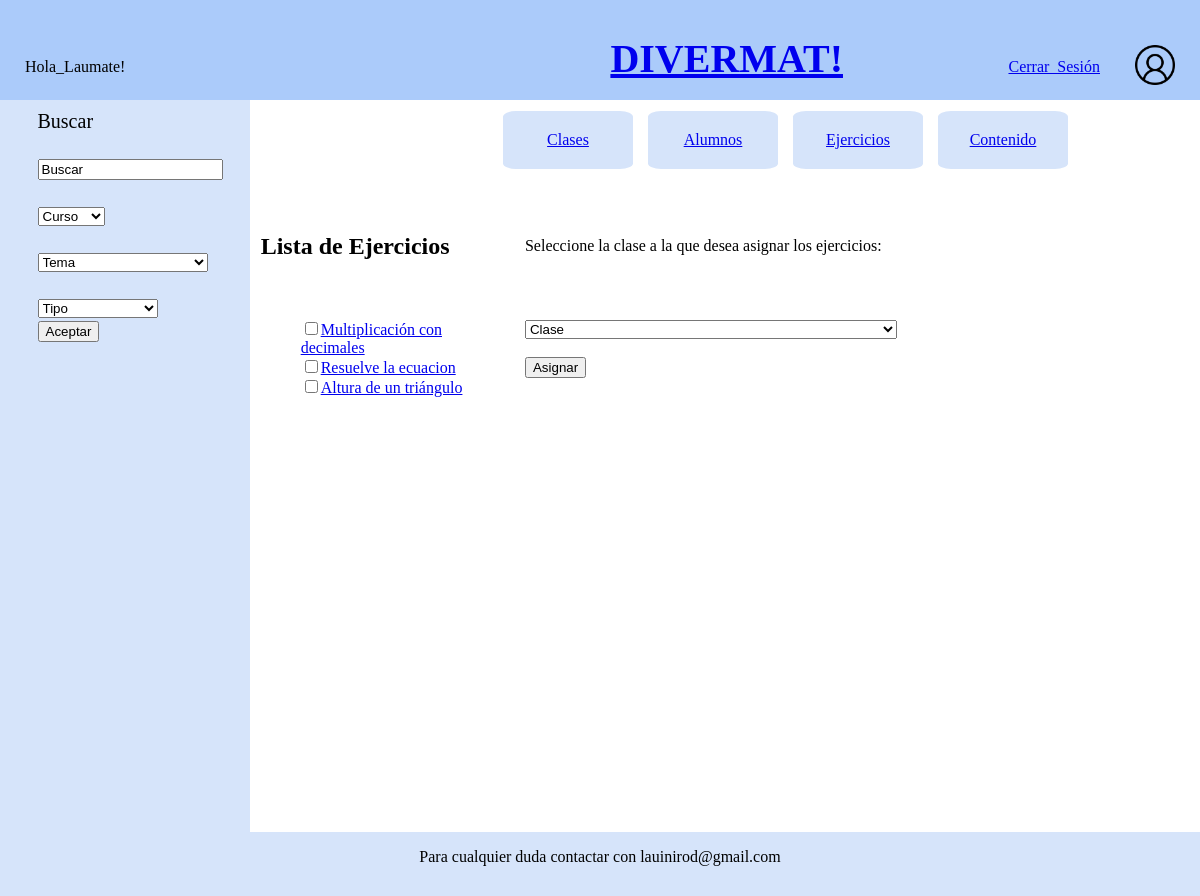
/divermat/ (signed in), run on the app's committed database.
### divermat/models.py (models this page shows, shortened)
class Foto(models.Model):
    perfil = models.BooleanField(max_length=50, default=True)
    foto = models.FileField(upload_to='media/fotos/%y',blank=True,null=False)

class Ejercicio(models.Model):
    curso = models.ForeignKey(Curso,
                                 on_delete=models.CASCADE,
                                 default=None, null=True)
    tema = models.ForeignKey(Tema,
                                 on_delete=models.CASCADE,
                                 default=None, null=True)
    titulo = models.CharField(max_length=50, default=None)
    tipo = models.IntegerField(default=None,null=True) # Tipo 1 es test, tipo 2 respuesta corta, tipo 3 problemas pero ese todavía no lo implemento
    enunciado = models.CharField(max_length=1000, default = None)
    nsoluciones = models.IntegerField(default=None,null=True) #Numero de soluciones correctas
    soluciones = models.CharField(max_length=1000, default = None) #Cada solucion divididad por ; incluye la solucion correcta y las erroneas en caso de Test
    solucion_correcta = models.CharField(max_length=1024, default = None)
    foto = models.FileField(upload_to='media/fotos/%y',blank=True,null=False)
    class Meta:
        ordering = ('curso',  'titulo', )

### divermat/views.py (the view)
def index(request):
    content = {}
    content['fotos'] = Foto.objects.get(perfil=True)
    content['registro'] = False
    content['Tipo'] = 'Ejercicios'
    content['alumno'] = False
    content['ejercicios'] = True
    todos_ejs = Ejercicio.objects.all()
    temas = []
    for tema in Tema.objects.all():
        temas.append(tema.titulo)
    content['temas'] = temas
    if request.user.is_authenticated:
        content['usuario'] = request.user.username
        try:
            alumno = Alumno.objects.get(username=request.user)
            content['alumno'] = True
            content['profesor'] = False
            todos_ejs = Ejercicio.objects.filter(curso=alumno.curso)
            temas = []
            for tema in Tema.objects.filter(curso=alumno.curso):
                temas.append(tema.titulo)
            content['temas'] = temas
            if request.method == 'POST':
                form = NuevoSetEjercicios(request.POST)
                if form.is_valid():
                    tema = form.cleaned_data['tema']
                    request.method = 'GET'
                    return setEjercicios(request,tema.id)
                else:
                    content['error'] = "Error en el formulario"
            else:
                content['form'] = NuevoSetEjercicios(curso=alumno.curso)
        except Alumno.DoesNotExist:
            try:
                profesor = Profesor.objects.get(username=request.user)
                content['profesor'] = True
                clases = Clase.objects.filter(profesor=profesor)
                content['clases'] = clases
                lista = request.POST.getlist("Ejercicios")
                clase_sel = request.POST.get("Clase",'')
                clase = None
                for c in clases:
                    if str(c) == clase_sel:
                        clase = c
                        break
                if request.method == 'POST':
                    if lista and clase:
                        for id in lista:
                            ejercicio = Ejercicio.objects.get(id=id)
                            clase.ejercicios.add(ejercicio)
                        clase.save()
                content['Contenido'] = getFilteredContent(todos_ejs,request)
                return render(request,'divermat/ejerciciosprof.html', context=content)
            except Profesor.DoesNotExist:
                profesor = None
    content['Contenido'] = getFilteredContent(todos_ejs,request)
    return render(request,'divermat/inicio.html', context=content,)

### divermat/models.py (called while the page is built)
    def __str__(self):
        return self.curso

    def __str__(self):
        return str(self.curso) + "º ESO " + self.nombre + " " + str(self.ano_academico) + " " + self.centro

### divermat/views.py (called while the page is built, shortened)
def getFilteredContent(todos_elem,request):
    contenido = []
    contenFinal = []
    for elem in todos_elem:
        conten = {}
        conten['id'] = elem.id
        conten['titulo'] = elem.titulo
        contenido.append(conten)
        contenFinal = contenido
    busqueda = request.GET.get('buscar', '')
    curso = request.GET.get('curso', '')
    tema = request.GET.get('tema', '')
    tipo = request.GET.get('tipo', '')
    elem_filtrados = []
    return contenFinal

### templates/divermat/ejerciciosprof.html (shortened to what this page needs)
{% extends "divermat/base.html" %}
{% block body_block %}
<div class="listamedio">
    <table>
        <tr>
            <td>
                <h2>Lista de {{Tipo}}</h2>
            </td>
            <td>
                Seleccione la clase a la que desea asignar los ejercicios:<br>
            </td>
        </tr>
        <form id="AsignarEjercicio" action="index" method="POST">{% csrf_token %}
            <tr>
                <td>
                    <ol>
                        {% for conten in Contenido %}
                            <input type="checkbox" name="Ejercicios" value={{conten.id}}><a href="{% url 'ejercicio' conten.id %}">{{conten.titulo}}</a></input><br>
                        {%endfor%}
                    </ol>
                </td>
                <td>
                    <select name="Clase">
                        <option selected>Clase</option>
                    </select></br></br>
                    <input type="submit" value="Asignar"> <br><br>
                </td>
            </tr>
        </form>
    </table>
</div>
 <div class="lateral">
    <div class ="flex-container">
        <div class="medio">
            <a>Buscar</a></br></br>
            <form action="index" method="GET">
                <div>
                    <input type="text" name="buscar" value="Buscar"></br></br>
                    <select name="curso">
                        <option selected>Curso</option>
                    </select></br></br>
                </div>
                <div>
                    <select name="tema">
                        <option selected>Tema</option>
                    </select></br></br>
                </div>
                <div>
                    <select name="tipo">
                        <option selected>Tipo</option>
                    </select>
                </div>
                <input type="submit" value="Aceptar"></input>
            </form>
        </div>
    </div>
</div>
{% endblock %}

### templates/divermat/base.html (shortened to what this page needs)
<!DOCTYPE html>
{% load static %}
<html>
    <head>
        <link rel="stylesheet" type="text/css" href="{% static 'estilo.css' %}" />
    </head>
    <body class="grid">
        <div class = "cab">
            <table >
                <tr>
                    {% if user.is_authenticated %}
                    <td>Hola_{{user.get_username}}!</td>
                    {%else%}
                    <td>Bienvenido!</td>
                    {%endif%}
                    <td WIDTH="1600"><izq><h1 class = "izq"><a href="{% url 'index' %}">DIVERMAT!</a></h1></izq></td>
                    {% if user.is_authenticated %}
                        <td>
                            <a href="{% url 'cerrar_sesion' %}">Cerrar_Sesión</a>
                        </td>
                        <td>
                            <a href="{% url 'perfil' %}"><img width=40px height= 40px src="{{fotos.foto.url}}" alt="Mi_Perfil"></a>
                        </td>
                    {% endif %}
                </tr>
            </table>
        </div>
        {% if registro is False%}
        <div class="menu">
            <table >
                {% if profesor is True %}
                    <td>
                        <a href="{% url 'clases' %}">Clases</a>
                    </td>
                    <td>
                        <a href="{% url 'alumnos' %}">Alumnos</a>
                    </td>
                    <td>
                        <a href="{% url 'index' %}">Ejercicios</a>
                    </td>
                    <td>
                        <a href="{% url 'contenido' %}">Contenido</a>
                    </td>
                {%endif%}
            </table>
        </div>
        {% endif %}
        <div class="contenido">
            <div class="flex-container">
                {% block body_block %}
                {% endblock %}
            </div>
        </div>
        <div class = "footer">
             <cent><p>Para cualquier duda contactar con lauinirod@gmail.com</p></cent>
        </div>
    </body>
</html>

### divermat/static/estilo.css (style rules this page uses)
.cab { width: 100%; height: 100px; background: rgb(171, 203, 250); margin:0; position: fixed; top:0px; left:0px; }
.lateral { position: fixed; width: 250px; height: 100vh; left: 0px; top: 100px; bottom: 64px; background: rgb(214, 228, 250); font-size: 20px; }
.contenido { margin-left:150px; margin-bottom: 64px; margin-top:10px; }
.footer { width: 100%; height: 64px ; background: rgb(214, 228, 250); margin: 0; position: fixed; bottom: 0px; margin-bottom: 0px; left:0px; }
.menu { text-align:center; margin-left: 480px; margin-top: 0px; }
.menu table td { background: rgb(214, 228, 250); border-collapse:unset; border-radius: 10%; margin: 10px; padding:20px; width:90px; text-align:center; }
body { background-color:rgb(255, 255, 255); }
h1 { font-family:"Comic Sans",serif; font-size: 40px; }
cent { text-align:center; }
.listamedio { text-align:center; margin-right: 200px; }
.izq { text-align:left; margin-top: 10px; margin-left: 450px; }
.flex-container { display: flex; flex-flow: row wrap; justify-content: space-around; align-items: baseline; margin: auto; }
html, body { height: 100%; margin-top: 4%; }
.medio { margin-top: 10px; margin-left: 10px; }
.cab table td { border: none; padding: 10px; }
table { border: none; border-spacing:15px; text-align: left; }
td { padding: 0.6%; border-spacing: 15px; text-align: left; }
tr { padding: 1%; text-align: left; }

### data on the page
Foto: foto (picture)
Ejercicio: titulo "Multiplicación con decimales"
Ejercicio: titulo "Resuelve la ecuacion"
Ejercicio: titulo "Altura de un triángulo"

### other printed values
{{ user.get_username }} "Laumate"
{{ Tipo }} "Ejercicios"
